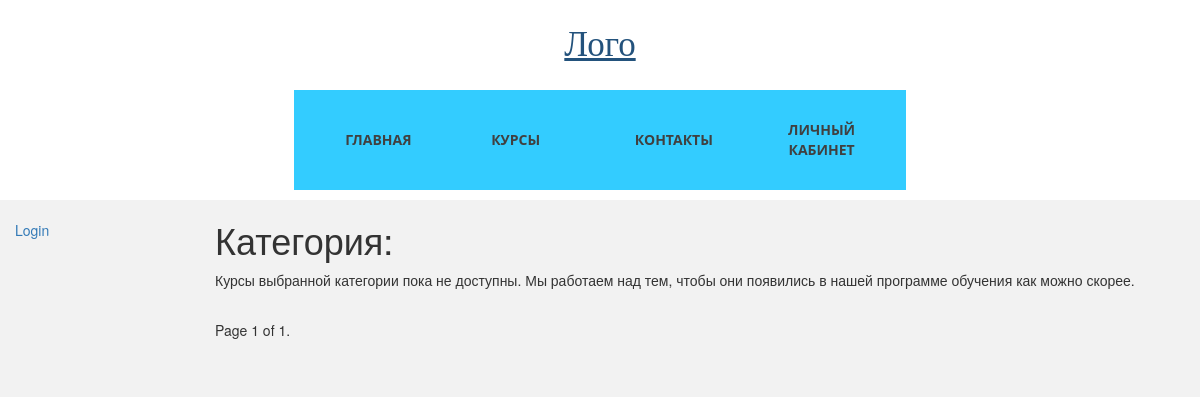
The page /main/courses/cons on the database as committed earlier.
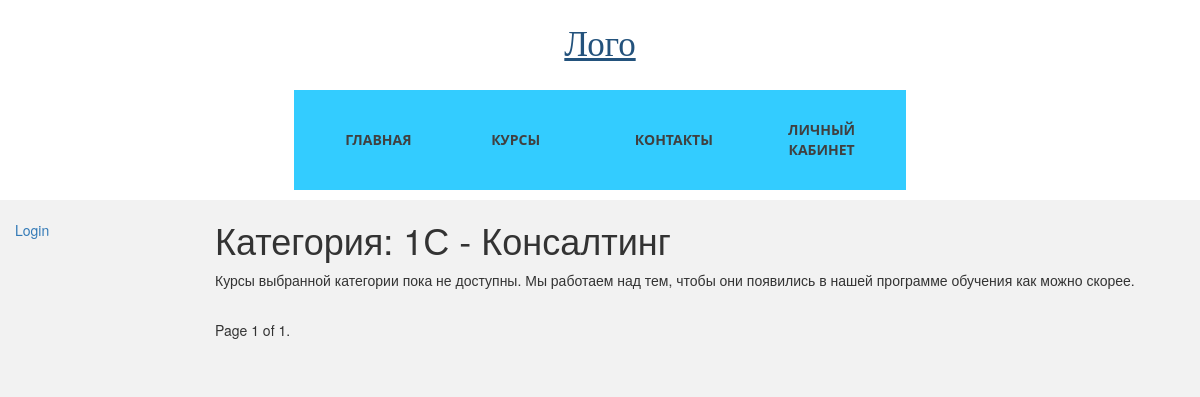
The same page on the database as committed later.
### students_app/models.py (models this page shows, shortened)
class Category(models.Model):
    name = models.CharField(
        max_length=100,
        help_text="Категория курса (e.g. 1C - ИТ, 1C - Консалтинг)",
    )
    flag = models.CharField(max_length=10, default="cons")
    class Meta:
        verbose_name = "Category"
        verbose_name_plural = "Categories"

### students_app/views.py (the view)
# urls.py: path("courses/<slug:flag>", views.courses, name="courses"),
def courses(request, flag):
    category = Category.objects.filter(flag=flag).first()
    course_list = Course.objects.filter(category=category, is_deleted=False)
    paginator = Paginator(course_list, 2)  # Show 2 contacts per page.
    page_number = request.GET.get("page")
    page_obj = paginator.get_page(page_number)
    return render(
        request,
        "students_app/courses_list.html",
        context={
            "category": category,
            "page_obj": page_obj,
        },
    )

### students_app/templates/students_app/courses_list.html (shortened to what this page needs)
{% extends "base.html" %}
{% block content %}
<h1>Категория: {{ category.name }}</h1>
{% if page_obj %}
<ul>
    {% for course in page_obj %}
    <hr>
    <li>
        <a href="{{ course.get_absolute_url }}">{{ course.name }}</a><br>Продолжительность: {{course.lasting }} мес.
    </li>
    {% endfor %}
</ul>
{% else %}
<p>Курсы выбранной категории пока не доступны. Мы работаем над тем, чтобы они появились в нашей программе обучения как
    можно скорее.</p>
{% endif %}
{% endblock %}
{% block pagination %}
<div class="pagination">
    <span class="page-links">
        <span class="page-current">
            Page {{ page_obj.number }} of {{ page_obj.paginator.num_pages }}.
        </span>
    </span>
</div>
{% endblock %}

Rows that differ between the two databases and show on the page:
added Category: name "1С - Консалтинг"
